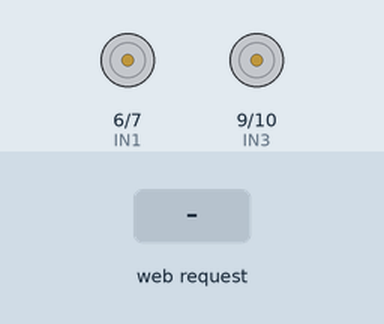
Recording of a sketch running on a simulated ESP32-S3. Parts: motor-driver pin pairs drawn as motors (green arrow = first pin HIGH = forward, orange = second pin HIGH = backward, longer = more drive, scaled by the enable pin). Inputs (shaded band) come from the test bench. WiFi joins after 1.5 s; servers stay silent unless stated; what the sketch prints to the serial monitor is not drawn.

Above: at 2.7 s.
2.8 s: HTTP request GET /F received
At 3.1 s:
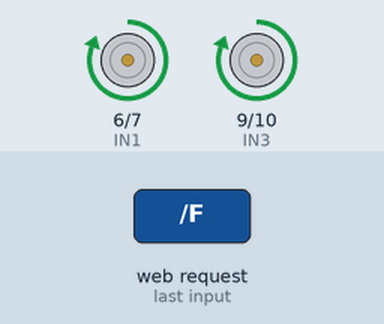
4.3 s: HTTP request GET /B received
At 5.5 s:
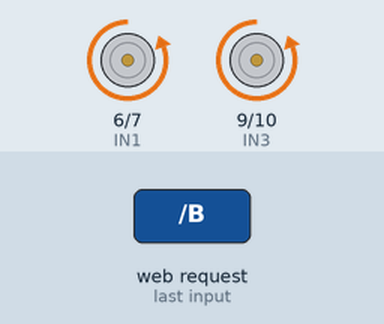
5.8 s: HTTP request GET /L received
At 6.6 s:
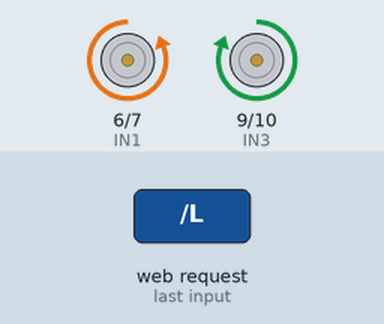
7.3 s: HTTP request GET /R received
At 7.8 s:
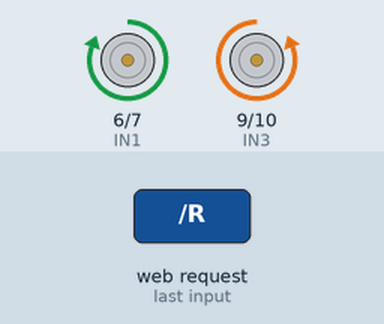
8.8 s: HTTP request GET /S received
At 10.1 s:
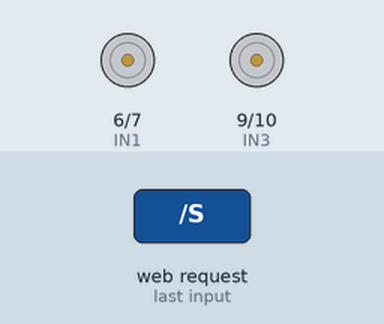
Timing chart, 0 to 11.3 s (numbered marks = the images above; inputs shaded):
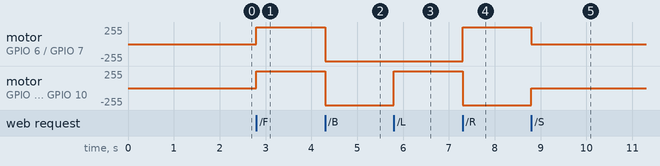

The sketch:

MotorESP32.ino
```cpp
#include <WiFi.h>

// Replace with your WiFi credentials
const char* ssid     = "xxxxx";
const char* password = "xxxxx";

// Create web server on port 80
WiFiServer server(80);

// Motor A pins
const int ENA = 13;
const int IN1 = 6;
const int IN2 = 7;

// Motor B pins
const int ENB = 8;
const int IN3 = 9;
const int IN4 = 10;

void setup() {
  Serial.begin(115200);

  // Motor control pins
  pinMode(ENA, OUTPUT);
  pinMode(IN1, OUTPUT);
  pinMode(IN2, OUTPUT);
  pinMode(ENB, OUTPUT);
  pinMode(IN3, OUTPUT);
  pinMode(IN4, OUTPUT);

  // Start WiFi connection
  Serial.println("Connecting to WiFi...");
  WiFi.begin(ssid, password);
  while (WiFi.status() != WL_CONNECTED) {
    delay(500);
    Serial.print(".");
  }

  Serial.println("\nWiFi connected!");
  Serial.print("IP address: ");
  Serial.println(WiFi.localIP());

  server.begin();
}

// Motor control functions
void moveForward() {
  digitalWrite(IN1, HIGH); digitalWrite(IN2, LOW);
  digitalWrite(IN3, HIGH); digitalWrite(IN4, LOW);
  digitalWrite(ENA, HIGH); digitalWrite(ENB, HIGH);
}

void moveBackward() {
  digitalWrite(IN1, LOW); digitalWrite(IN2, HIGH);
  digitalWrite(IN3, LOW); digitalWrite(IN4, HIGH);
  digitalWrite(ENA, HIGH); digitalWrite(ENB, HIGH);
}

void turnLeft() {
  digitalWrite(IN1, LOW); digitalWrite(IN2, HIGH);
  digitalWrite(IN3, HIGH); digitalWrite(IN4, LOW);
  digitalWrite(ENA, HIGH); digitalWrite(ENB, HIGH);
}

void turnRight() {
  digitalWrite(IN1, HIGH); digitalWrite(IN2, LOW);
  digitalWrite(IN3, LOW); digitalWrite(IN4, HIGH);
  digitalWrite(ENA, HIGH); digitalWrite(ENB, HIGH);
}

void stopMotors() {
  digitalWrite(ENA, LOW);
  digitalWrite(ENB, LOW);
}

void loop() {
  WiFiClient client = server.available();
  if (client) {
    Serial.println("New Client.");
    String currentLine = "";
    while (client.connected()) {
      if (client.available()) {
        char c = client.read();
        Serial.write(c);
        if (c == '\n') {
          if (currentLine.length() == 0) {
            // Respond with basic HTML
            client.println("HTTP/1.1 200 OK");
            client.println("Content-type:text/html");
            client.println();
            client.println("<h2>ESP32 Motor Web Control</h2>");
            client.println("Click <a href=\"/F\">Forward</a><br>");
            client.println("Click <a href=\"/B\">Backward</a><br>");
            client.println("Click <a href=\"/L\">Left</a><br>");
            client.println("Click <a href=\"/R\">Right</a><br>");
            client.println("Click <a href=\"/S\">Stop</a><br>");
            client.println();
            break;
          } else {
            currentLine = "";
          }
        } else if (c != '\r') {
          currentLine += c;
        }

        // Command parser with debug
        if (currentLine.endsWith("GET /F")) {
          Serial.println("[CMD] Forward");
          moveForward();
        }
        if (currentLine.endsWith("GET /B")) {
          Serial.println("[CMD] Backward");
          moveBackward();
        }
        if (currentLine.endsWith("GET /L")) {
          Serial.println("[CMD] Left");
          turnLeft();
        }
        if (currentLine.endsWith("GET /R")) {
          Serial.println("[CMD] Right");
          turnRight();
        }
        if (currentLine.endsWith("GET /S")) {
          Serial.println("[CMD] Stop");
          stopMotors();
        }
      }
    }
    client.stop();
    Serial.println("Client Disconnected.");
  }
}
```

Measured:
- after the input at 2.8 s, motor on GPIO 6 (IN1) / GPIO 7 (IN2), motor on GPIO 9 (IN3) / GPIO 10 (IN4): stopped → forward 255/255 at once
- after the input at 4.3 s, motor on GPIO 6 (IN1) / GPIO 7 (IN2), motor on GPIO 9 (IN3) / GPIO 10 (IN4): forward 255/255 → backward 255/255 at once
- after the input at 5.8 s, motor on GPIO 9 (IN3) / GPIO 10 (IN4): backward 255/255 → forward 255/255 at once
- after the input at 7.3 s, motor on GPIO 6 (IN1) / GPIO 7 (IN2): backward 255/255 → forward 255/255 at once; motor on GPIO 9 (IN3) / GPIO 10 (IN4): forward 255/255 → backward 255/255 at once
- after the input at 8.8 s, motor on GPIO 6 (IN1) / GPIO 7 (IN2): forward 255/255 → stopped at once; motor on GPIO 9 (IN3) / GPIO 10 (IN4): backward 255/255 → stopped at once
